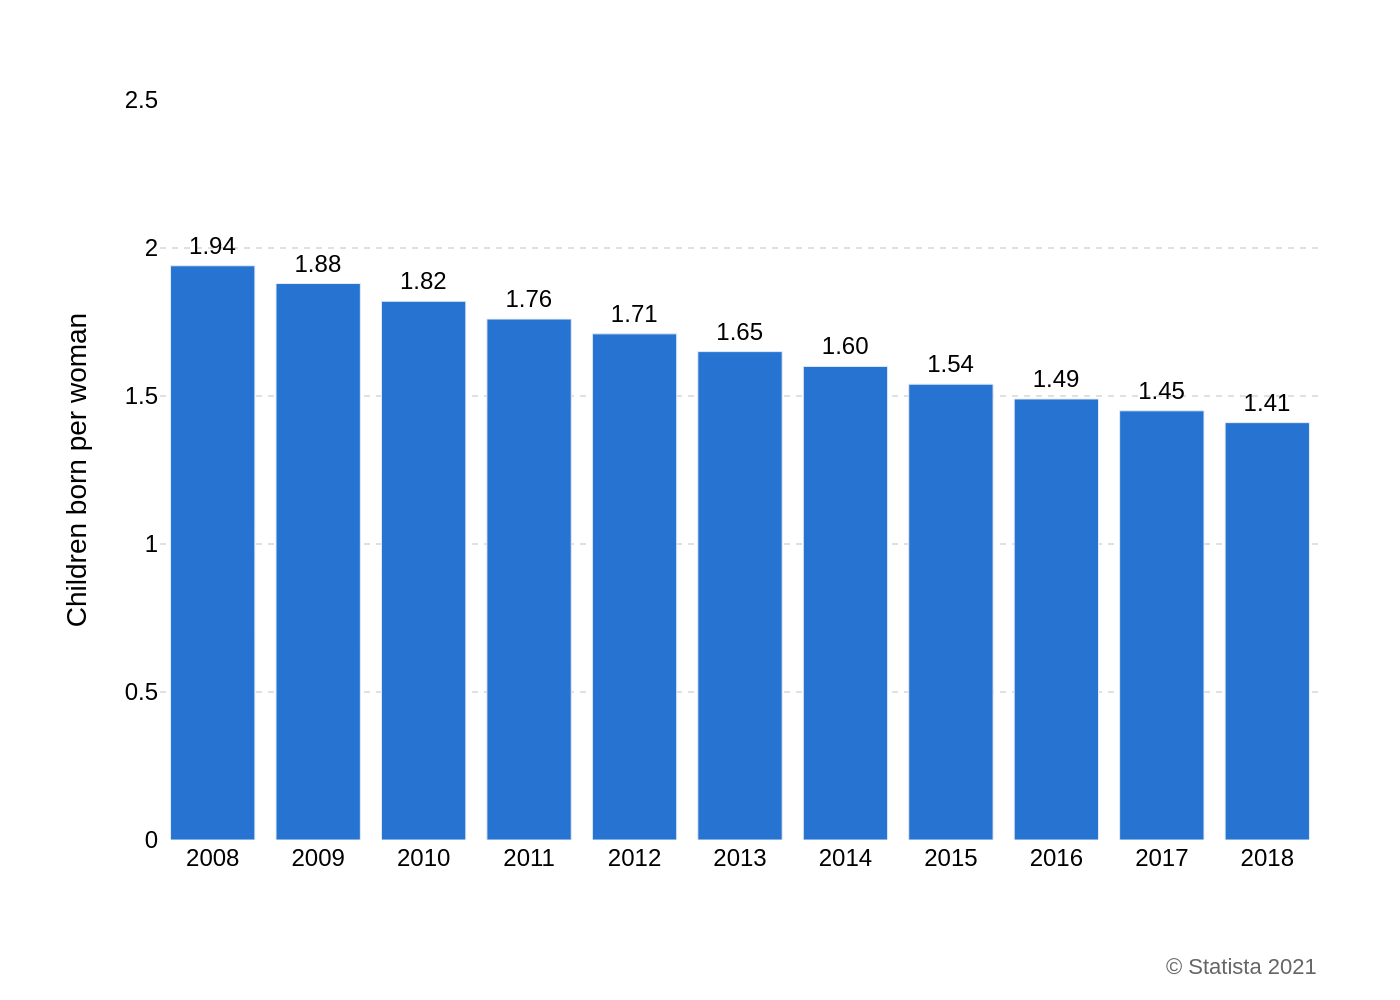

Source code (Python):
import sys
import json
import plotly.graph_objects as go
from pathlib import Path

# Check for command-line argument
if len(sys.argv) != 2:
    print("Usage: python create_chart.py <path_to_json_file>")
    sys.exit(1)

# Get the JSON file path from the command-line argument
json_file_path = Path(sys.argv[1])

# Check if the JSON file exists
if not json_file_path.is_file():
    print(f"Error: JSON file not found at '{json_file_path}'")
    sys.exit(1)

# Read and parse the JSON file
with open(json_file_path, 'r', encoding='utf-8') as f:
    chart_info = json.load(f)

# Extract data, texts, and colors from the JSON object
chart_data = chart_info.get("chart_data", [])
texts = chart_info.get("texts", {})
colors = chart_info.get("colors", [])

# Prepare data for Plotly
categories = [item['category'] for item in chart_data]
values = [item['value'] for item in chart_data]

# Create the figure
fig = go.Figure()

# Add the bar trace
fig.add_trace(go.Bar(
    x=categories,
    y=values,
    marker_color=colors[0] if colors else None,
    text=values,
    textposition='outside',
    texttemplate='%{text:.2f}',
    cliponaxis=False,
    hoverinfo='none'
))

# Update layout
fig.update_layout(
    font=dict(
        family="Arial",
        size=12,
        color="#000000"
    ),
    plot_bgcolor='white',
    xaxis=dict(
        title_text=texts.get('x_axis_title'),
        showgrid=False,
        showline=False,
        ticks='',
        tickfont=dict(size=12)
    ),
    yaxis=dict(
        title_text=texts.get('y_axis_title'),
        range=[0, 2.5],
        tickvals=[0, 0.5, 1, 1.5, 2, 2.5],
        showline=False,
        ticks='',
        gridcolor='#e0e0e0',
        gridwidth=1,
        griddash='dot',
        tickfont=dict(size=12)
    ),
    showlegend=False,
    margin=dict(l=80, r=40, t=50, b=80),
    annotations=[
        dict(
            text=texts.get('source'),
            showarrow=False,
            xref='paper',
            yref='paper',
            x=1.0,
            y=-0.15,
            xanchor='right',
            yanchor='top',
            align='right',
            font=dict(size=11, color='#666666')
        )
    ]
)

# Define the output file path
output_filename = json_file_path.stem + ".png"
output_path = json_file_path.parent / output_filename

# Save the figure as a PNG image
fig.write_image(output_path, scale=2)

print(f"Chart saved to {output_path}")
